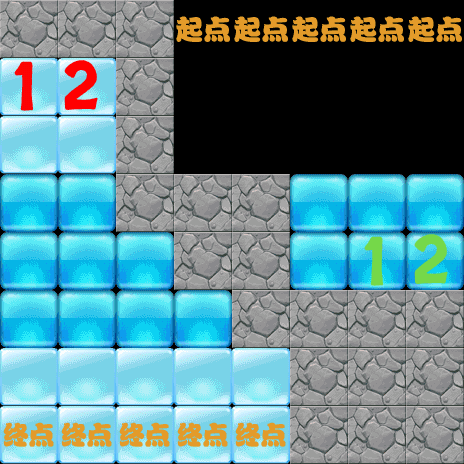

This game map was drawn from its Tiled (.tmx) file and the tilesets committed beside it. A one-line description and the trimmed map source follow:
An orthogonal 8x8 tile map with 58x58 px tiles, 8 tile layers (1-layer, 2-layer, 3-layer, 4-layer, ...).

<map version="1.0" orientation="orthogonal" renderorder="right-down" width="8" height="8" tilewidth="58" tileheight="58">
 <tileset firstgid="1" name="backgroundBlock" tilewidth="58" tileheight="58">
  <image source="backgroundBlock.png" width="348" height="870" />
 </tileset>
 <layer name="1-layer" width="8" height="8">
  <data>[64 cells, 47 non-empty, 1 distinct tile ids]</data>
 </layer>
 <layer name="2-layer" width="8" height="8">
  <data>[64 cells, 58 non-empty, 1 distinct tile ids]</data>
 </layer>
 <layer name="3-layer" width="8" height="8">
  <data>[64 cells, 43 non-empty, 1 distinct tile ids]</data>
 </layer>
 <layer name="4-layer" width="8" height="8">
  <data>[64 cells, 59 non-empty, 3 distinct tile ids]</data>
 </layer>
 <layer name="5-layer" width="8" height="8">
  <data>[64 cells, 57 non-empty, 6 distinct tile ids]</data>
 </layer>
 <layer name="6-layer" width="8" height="8">
  <data>[64 cells, 59 non-empty, 2 distinct tile ids]</data>
 </layer>
 <layer name="7-layer" width="8" height="8">
  <data>[64 cells, 63 non-empty, 1 distinct tile ids]</data>
 </layer>
 <layer name="8-layer" width="8" height="8">
  <data>[64 cells, 63 non-empty, 3 distinct tile ids]</data>
 </layer>
</map>
